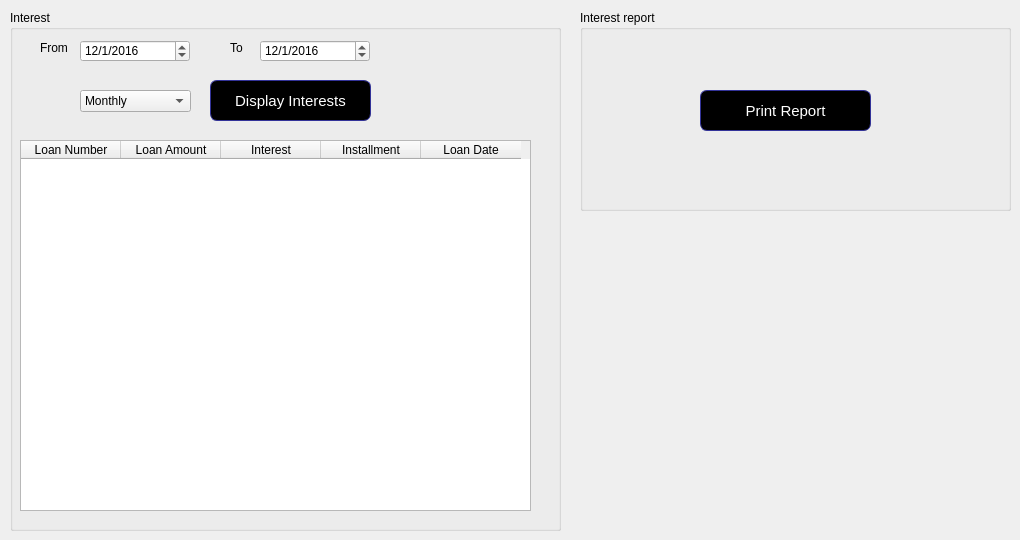
      <widget class="QWidget" name="tab_9">
       <attribute name="title">
        <string>Interest Collectible</string>
       </attribute>
       <widget class="QGroupBox" name="groupBox_18">
        <property name="geometry">
         <rect>
          <x>10</x>
          <y>10</y>
          <width>551</width>
          <height>521</height>
         </rect>
        </property>
        <property name="title">
         <string>Interest</string>
        </property>
        <widget class="QDateEdit" name="dateEdit_3">
         <property name="geometry">
          <rect>
           <x>70</x>
           <y>30</y>
           <width>110</width>
           <height>22</height>
          </rect>
         </property>
         <property name="dateTime">
          <datetime>
           <hour>0</hour>
           <minute>0</minute>
           <second>0</second>
           <year>2016</year>
           <month>1</month>
           <day>12</day>
          </datetime>
         </property>
         <property name="displayFormat">
          <string>d/M/yyyy</string>
         </property>
        </widget>
        <widget class="QLabel" name="label_81">
         <property name="geometry">
          <rect>
           <x>30</x>
           <y>30</y>
           <width>41</width>
           <height>16</height>
          </rect>
         </property>
         <property name="text">
          <string>From</string>
         </property>
        </widget>
        <widget class="QLabel" name="label_82">
         <property name="geometry">
          <rect>
           <x>220</x>
           <y>30</y>
           <width>31</width>
           <height>16</height>
          </rect>
         </property>
         <property name="text">
          <string>To</string>
         </property>
        </widget>
        <widget class="QDateEdit" name="dateEdit_4">
         <property name="geometry">
          <rect>
           <x>250</x>
           <y>30</y>
           <width>110</width>
           <height>22</height>
          </rect>
         </property>
         <property name="dateTime">
          <datetime>
           <hour>0</hour>
           <minute>0</minute>
           <second>0</second>
           <year>2016</year>
           <month>1</month>
           <day>12</day>
          </datetime>
         </property>
         <property name="displayFormat">
          <string>d/M/yyyy</string>
         </property>
        </widget>
        <widget class="QPushButton" name="pushButton_15">
         <property name="geometry">
          <rect>
           <x>200</x>
           <y>70</y>
           <width>161</width>
           <height>41</height>
          </rect>
         </property>
         <property name="styleSheet">
          <string notr="true">QPushButton:hover {
color: black;
background-color: grey;
border-width: 1px;
border-color: #339;
border-style: solid;
border-radius: 7;
padding: 3px;
font-size: 15px;
padding-left: 5px;
padding-right: 5px;
}
QPushButton {
color: white;
background-color: QLinearGradient( );
border-width: 1px;
border-color: #339;
border-style: solid;
border-radius: 7;
padding: 3px;
font-size: 15px;
padding-left: 5px;
padding-right: 5px;

}</string>
         </property>
         <property name="text">
          <string>Display Interests</string>
         </property>
        </widget>
        <widget class="QTableWidget" name="tableWidget_5">
         <property name="geometry">
          <rect>
           <x>10</x>
           <y>130</y>
           <width>511</width>
           <height>371</height>
          </rect>
         </property>
         <column>
          <property name="text">
           <string>Loan Number</string>
          </property>
         </column>
         <column>
          <property name="text">
           <string>Loan Amount</string>
          </property>
         </column>
         <column>
          <property name="text">
           <string>Interest</string>
          </property>
         </column>
         <column>
          <property name="text">
           <string>Installment</string>
          </property>
         </column>
         <column>
          <property name="text">
           <string>Loan Date</string>
          </property>
         </column>
        </widget>
        <widget class="QComboBox" name="comboBox_9">
         <property name="geometry">
          <rect>
           <x>70</x>
           <y>80</y>
           <width>111</width>
           <height>22</height>
          </rect>
         </property>
         <item>
          <property name="text">
           <string>Monthly</string>
          </property>
         </item>
         <item>
          <property name="text">
           <string>Weekly</string>
          </property>
         </item>
         <item>
          <property name="text">
           <string>Daily</string>
          </property>
         </item>
        </widget>
       </widget>
       <widget class="QGroupBox" name="groupBox_19">
        <property name="geometry">
         <rect>
          <x>580</x>
          <y>10</y>
          <width>431</width>
          <height>201</height>
         </rect>
        </property>
        <property name="title">
         <string>Interest report</string>
        </property>
        <widget class="QPushButton" name="pushButton_16">
         <property name="geometry">
          <rect>
           <x>120</x>
           <y>80</y>
           <width>171</width>
           <height>41</height>
          </rect>
         </property>
         <property name="styleSheet">
          <string notr="true">QPushButton:hover {
color: black;
background-color: grey;
border-width: 1px;
border-color: #339;
border-style: solid;
border-radius: 7;
padding: 3px;
font-size: 15px;
padding-left: 5px;
padding-right: 5px;
}
QPushButton {
color: white;
background-color: QLinearGradient( );
border-width: 1px;
border-color: #339;
border-style: solid;
border-radius: 7;
padding: 3px;
font-size: 15px;
padding-left: 5px;
padding-right: 5px;

}</string>
         </property>
         <property name="text">
          <string>Print Report</string>
         </property>
        </widget>
       </widget>
      </widget>
